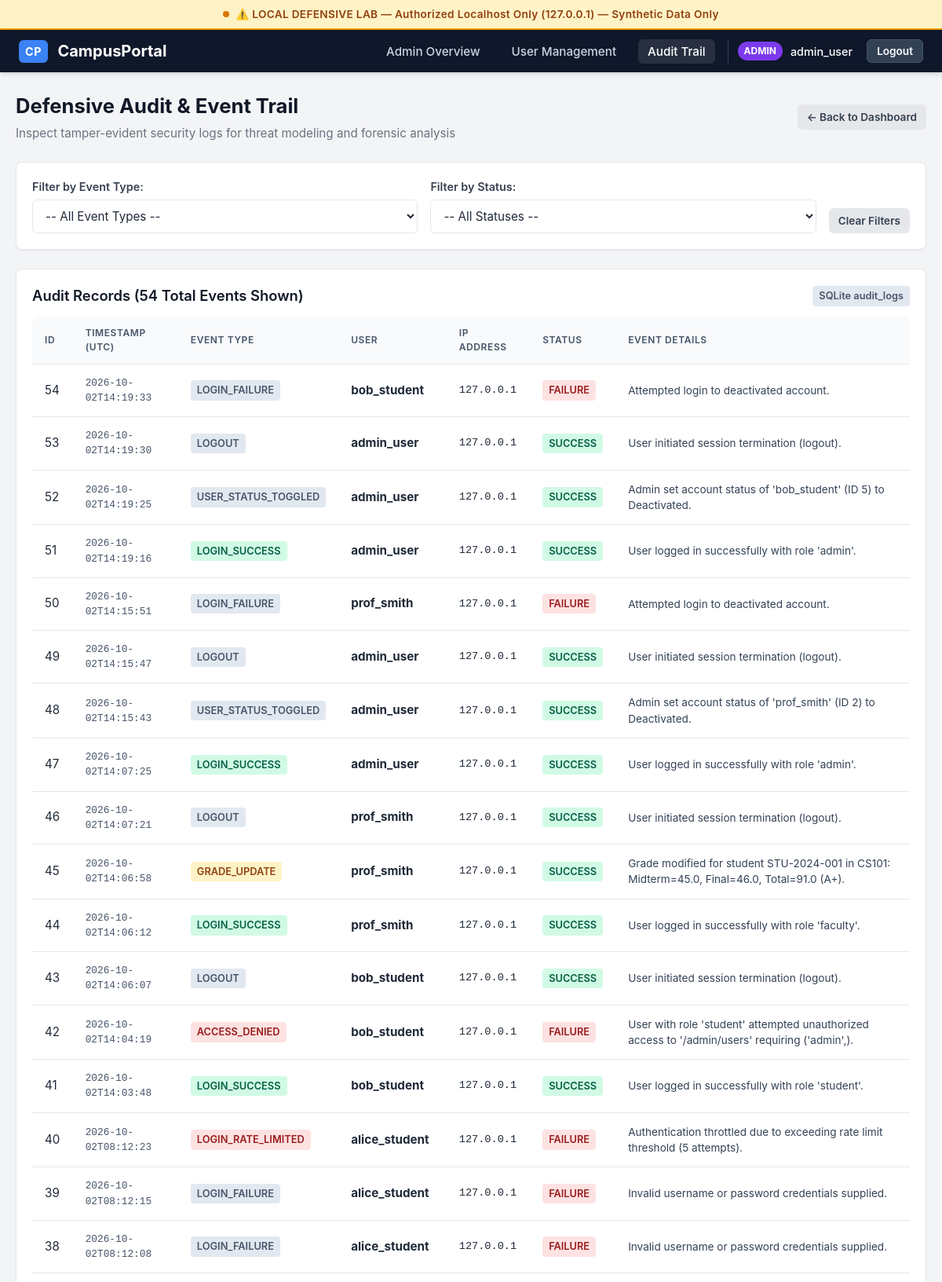
The page /admin/audit (signed in, upper part) on the database its author committed.
### tables this page shows
CREATE TABLE users (
            id INTEGER PRIMARY KEY AUTOINCREMENT,
            username TEXT UNIQUE NOT NULL,
            password_hash TEXT NOT NULL,
            role TEXT NOT NULL CHECK(role IN ('student', 'faculty', 'admin')),
            is_active INTEGER NOT NULL DEFAULT 1,
            created_at TEXT NOT NULL,
            last_login TEXT
        );

CREATE TABLE audit_logs (
            id INTEGER PRIMARY KEY AUTOINCREMENT,
            timestamp TEXT NOT NULL,
            event_type TEXT NOT NULL,
            user_id INTEGER,
            username TEXT,
            ip_address TEXT NOT NULL,
            status TEXT NOT NULL,
            details TEXT NOT NULL
        );

### app.py (the view)
    @app.route("/admin/audit")
    @roles_required("admin")
    def admin_audit():
        event_type_filter = request.args.get("event_type", "").strip()
        status_filter = request.args.get("status", "").strip()
        conn = get_db_connection(app.config["DATABASE_PATH"])
        event_types = [
            row[0] for row in conn.execute(
                "SELECT DISTINCT event_type FROM audit_logs ORDER BY event_type ASC"
            ).fetchall()
        ]
        query = "SELECT * FROM audit_logs WHERE 1=1"
        params = []
        if event_type_filter:
            query += " AND event_type = ?"
            params.append(event_type_filter)
        if status_filter:
            query += " AND status = ?"
            params.append(status_filter)
        query += " ORDER BY timestamp DESC LIMIT 200"
        logs = conn.execute(query, params).fetchall()
        conn.close()
        return render_template(
            "admin/audit.html",
            logs=logs,
            event_types=event_types,
            selected_type=event_type_filter,
            selected_status=status_filter
        )

### database.py (called while the page is built)
def get_db_connection(db_path=None):
    if db_path is None:
        try:
            from flask import current_app
            if current_app and current_app.config.get("DATABASE_PATH"):
                db_path = current_app.config["DATABASE_PATH"]
        except (RuntimeError, ImportError):
            pass
    path = db_path or Config.DATABASE_PATH
    conn = sqlite3.connect(path)
    conn.row_factory = sqlite3.Row
    conn.execute("PRAGMA foreign_keys = ON")
    return conn

### security.py (called while the page is built, shortened)
def generate_csrf_token() -> str:
    if "_csrf_token" not in session:
        session["_csrf_token"] = secrets.token_hex(24)
    return session["_csrf_token"]

def roles_required(*allowed_roles):
    def decorator(f):
        @wraps(f)
        def decorated_function(*args, **kwargs):
            user_id = session.get("user_id")
            role = session.get("role")
            username = session.get("username")
            if not user_id or not role:
                flash("Please log in to access this page.", "warning")
                return redirect(url_for("login", next=request.path))
            conn = get_db_connection()
            user = conn.execute(
                "SELECT id, is_active, role FROM users WHERE id = ?", (user_id,)
            ).fetchone()
            conn.close()
            return f(*args, **kwargs)
        return decorated_function
    return decorator

### templates/admin/audit.html (shortened to what this page needs)
{% extends "base.html" %}
{% block content %}
<div class="page-header">
  <div>
    <h1 class="page-title">Defensive Audit &amp; Event Trail</h1>
    <p class="page-subtitle">Inspect tamper-evident security logs for threat modeling and forensic analysis</p>
  </div>
  <div>
    <a href="{{ url_for('admin_dashboard') }}" class="btn btn-secondary btn-sm">&larr; Back to Dashboard</a>
  </div>
</div>
<div class="card" style="margin-bottom: 24px;">
  <form method="GET" action="{{ url_for('admin_audit') }}" style="display: flex; flex-wrap: wrap; gap: 16px; align-items: flex-end;">
    <div style="flex: 1; min-width: 200px;">
      <label for="event_type" class="form-label">Filter by Event Type:</label>
      <select id="event_type" name="event_type" class="form-select" onchange="this.form.submit()">
        <option value="" {% if not selected_type %}selected{% endif %}>-- All Event Types --</option>
      </select>
    </div>
    <div style="flex: 1; min-width: 200px;">
      <label for="status" class="form-label">Filter by Status:</label>
      <select id="status" name="status" class="form-select" onchange="this.form.submit()">
        <option value="" {% if not selected_status %}selected{% endif %}>-- All Statuses --</option>
      </select>
    </div>
    <div>
      <a href="{{ url_for('admin_audit') }}" class="btn btn-secondary btn-sm">Clear Filters</a>
    </div>
  </form>
</div>
<div class="card">
  <div class="card-title">
    <span>Audit Records ({{ logs|length }} Total Events Shown)</span>
    <span class="badge badge-neutral">SQLite audit_logs</span>
  </div>
  <div class="table-responsive" style="border: none; box-shadow: none; margin-bottom: 0;">
    <table class="portal-table">
      <thead>
        <tr>
          <th>ID</th>
          <th>Timestamp (UTC)</th>
          <th>Event Type</th>
          <th>User</th>
          <th>IP Address</th>
          <th>Status</th>
          <th>Event Details</th>
        </tr>
      </thead>
      <tbody>
        {% for log in logs %}
          <tr>
            <td>{{ log.id }}</td>
            <td style="font-family: monospace; font-size: 0.8rem; color: #475569;">{{ log.timestamp[:19] }}</td>
            <td>
              <span class="badge {% if log.event_type in ['LOGIN_SUCCESS', 'SYSTEM_INIT'] %}badge-success{% elif log.event_type in ['ACCESS_DENIED', 'AUTH_REJECTED', 'LOGIN_RATE_LIMITED'] %}badge-danger{% elif log.event_type in ['GRADE_UPDATE', 'USER_CREATED'] %}badge-warning{% else %}badge-neutral{% endif %}">
                {{ log.event_type }}
              </span>
            </td>
            <td><strong>{{ log.username or 'Anonymous' }}</strong></td>
            <td style="font-family: monospace; font-size: 0.85rem;">{{ log.ip_address }}</td>
            <td>
              <span class="badge {% if log.status == 'SUCCESS' %}badge-success{% else %}badge-danger{% endif %}">
                {{ log.status }}
              </span>
            </td>
            <td style="font-size: 0.85rem; color: #334155;">{{ log.details }}</td>
          </tr>
        {% else %}
          <tr>
            <td colspan="7" style="text-align: center; color: #64748b;">No matching audit logs found.</td>
          </tr>
        {% endfor %}
      </tbody>
    </table>
  </div>
</div>
{% endblock %}

### templates/base.html (shortened to what this page needs)
<!DOCTYPE html>
<html lang="en">
<head>
  <link rel="stylesheet" href="{{ url_for('static', filename='css/style.css') }}">
</head>
<body>
  <div class="lab-banner" role="alert">
    <span class="pulse-dot"></span>
    <span>⚠️ LOCAL DEFENSIVE LAB — Authorized Localhost Only (127.0.0.1) — Synthetic Data Only</span>
  </div>
  <nav class="navbar">
    <a href="{{ url_for('index') }}" class="navbar-brand">
      <span class="logo-badge">CP</span>
      <span>CampusPortal</span>
    </a>
    <ul class="nav-links">
      {% if session.get('user_id') %}
        {% set role = session.get('role') %}
        {% if role == 'student' %}
          <li><a href="{{ url_for('student_dashboard') }}" class="{% if request.path == url_for('student_dashboard') %}active{% endif %}">Dashboard</a></li>
          <li><a href="{{ url_for('student_profile') }}" class="{% if request.path == url_for('student_profile') %}active{% endif %}">My Profile</a></li>
          <li><a href="{{ url_for('student_grades') }}" class="{% if request.path == url_for('student_grades') %}active{% endif %}">Grades</a></li>
          <li><a href="{{ url_for('student_attendance') }}" class="{% if request.path == url_for('student_attendance') %}active{% endif %}">Attendance</a></li>
        {% elif role == 'faculty' %}
          <li><a href="{{ url_for('faculty_dashboard') }}" class="{% if request.path == url_for('faculty_dashboard') %}active{% endif %}">Faculty Dashboard</a></li>
          <li><a href="{{ url_for('faculty_grades') }}" class="{% if request.path == url_for('faculty_grades') %}active{% endif %}">Manage Grades</a></li>
        {% elif role == 'admin' %}
          <li><a href="{{ url_for('admin_dashboard') }}" class="{% if request.path == url_for('admin_dashboard') %}active{% endif %}">Admin Overview</a></li>
          <li><a href="{{ url_for('admin_users') }}" class="{% if request.path == url_for('admin_users') %}active{% endif %}">User Management</a></li>
          <li><a href="{{ url_for('admin_audit') }}" class="{% if request.path == url_for('admin_audit') %}active{% endif %}">Audit Trail</a></li>
        {% endif %}
        <li class="user-profile-badge">
          <span class="role-pill role-{{ role }}">{{ role }}</span>
          <span style="font-weight: 500; font-size: 0.9rem;">{{ session.get('username') }}</span>
          <form action="{{ url_for('logout') }}" method="POST" style="display: inline; margin-left: 8px;">
            <button type="submit" class="btn btn-secondary btn-sm" style="background-color: #334155; color: #f8fafc; border: 1px solid #475569;">Logout</button>
          </form>
        </li>
      {% else %}
        <li><a href="{{ url_for('login') }}" class="btn btn-primary btn-sm">Sign In</a></li>
      {% endif %}
    </ul>
  </nav>
  <main class="main-content">
    {% block content %}{% endblock %}
  </main>
</body>
</html>

### rows shown on the page
users: role "ADMIN"
audit_logs: id "54", timestamp "2026-10-02T14:19:33", event_type "LOGIN_FAILURE", username "bob_student", ip_address "127.0.0.1", status "FAILURE", details "Attempted login to deactivated account."
audit_logs: id "53", timestamp "2026-10-02T14:19:30", event_type "LOGOUT", username "admin_user", ip_address "127.0.0.1", status "SUCCESS", details "User initiated session termination (logout)."
audit_logs: id "52", timestamp "2026-10-02T14:19:25", event_type "USER_STATUS_TOGGLED", username "admin_user", ip_address "127.0.0.1", status "SUCCESS", details "Admin set account status of 'bob_student' (ID 5) to Deactivated."
audit_logs: id "51", timestamp "2026-10-02T14:19:16", event_type "LOGIN_SUCCESS", username "admin_user", ip_address "127.0.0.1", status "SUCCESS", details "User logged in successfully with role 'admin'."
audit_logs: id "50", timestamp "2026-10-02T14:15:51", event_type "LOGIN_FAILURE", username "prof_smith", ip_address "127.0.0.1", status "FAILURE", details "Attempted login to deactivated account."
audit_logs: id "49", timestamp "2026-10-02T14:15:47", event_type "LOGOUT", username "admin_user", ip_address "127.0.0.1", status "SUCCESS", details "User initiated session termination (logout)."
audit_logs: id "48", timestamp "2026-10-02T14:15:43", event_type "USER_STATUS_TOGGLED", username "admin_user", ip_address "127.0.0.1", status "SUCCESS", details "Admin set account status of 'prof_smith' (ID 2) to Deactivated."
audit_logs: id "47", timestamp "2026-10-02T14:07:25", event_type "LOGIN_SUCCESS", username "admin_user", ip_address "127.0.0.1", status "SUCCESS", details "User logged in successfully with role 'admin'."
audit_logs: id "46", timestamp "2026-10-02T14:07:21", event_type "LOGOUT", username "prof_smith", ip_address "127.0.0.1", status "SUCCESS", details "User initiated session termination (logout)."
audit_logs: id "45", timestamp "2026-10-02T14:06:58", event_type "GRADE_UPDATE", username "prof_smith", ip_address "127.0.0.1", status "SUCCESS", details "Grade modified for student STU-2024-001 in CS101: Midterm=45.0, Final=46.0, Total=91.0 (A+)."
audit_logs: id "44", timestamp "2026-10-02T14:06:12", event_type "LOGIN_SUCCESS", username "prof_smith", ip_address "127.0.0.1", status "SUCCESS", details "User logged in successfully with role 'faculty'."
audit_logs: id "43", timestamp "2026-10-02T14:06:07", event_type "LOGOUT", username "bob_student", ip_address "127.0.0.1", status "SUCCESS", details "User initiated session termination (logout)."
audit_logs: id "42", timestamp "2026-10-02T14:04:19", event_type "ACCESS_DENIED", username "bob_student", ip_address "127.0.0.1", status "FAILURE", details "User with role 'student' attempted unauthorized access to '/admin/users' requiring ('admin',)."
audit_logs: id "41", timestamp "2026-10-02T14:03:48", event_type "LOGIN_SUCCESS", username "bob_student", ip_address "127.0.0.1", status "SUCCESS", details "User logged in successfully with role 'student'."
audit_logs: id "40", timestamp "2026-10-02T08:12:23", event_type "LOGIN_RATE_LIMITED", username "alice_student", ip_address "127.0.0.1", status "FAILURE", details "Authentication throttled due to exceeding rate limit threshold (5 attempts)."
audit_logs: id "39", timestamp "2026-10-02T08:12:15", event_type "LOGIN_FAILURE", username "alice_student", ip_address "127.0.0.1", status "FAILURE", details "Invalid username or password credentials supplied."
audit_logs: id "38", timestamp "2026-10-02T08:12:08", event_type "LOGIN_FAILURE", username "alice_student", ip_address "127.0.0.1", status "FAILURE", details "Invalid username or password credentials supplied."

### other values the page prints
{{ session.get('username') }} "admin_user"
{{ logs|length }} "54"
